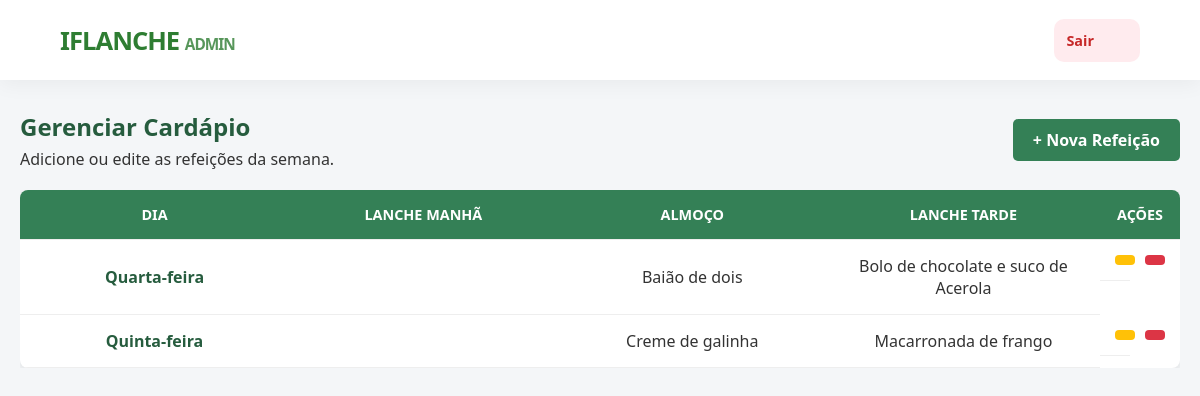
The app's page /admin-painel/ (signed in), older data.
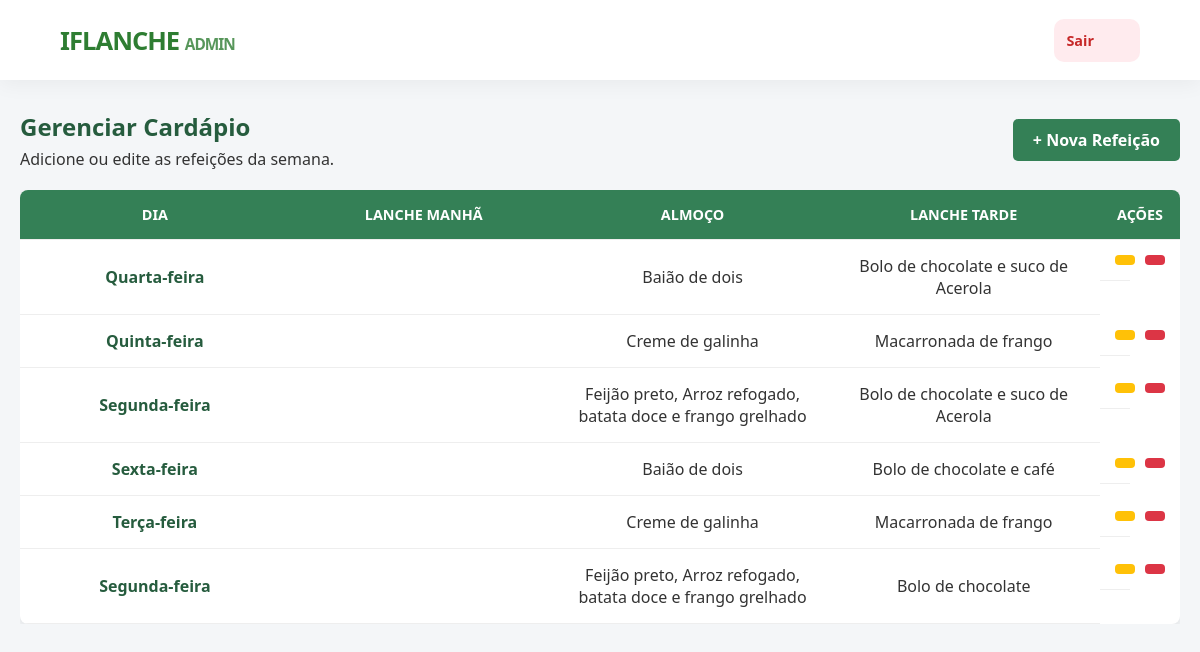
The same page, newer data.
### core/models.py (models this page shows, shortened)
class Cardapio(models.Model):
    DIAS = [
        ('Segunda-feira', 'Segunda-feira'),
        ('Terça-feira', 'Terça-feira'),
        ('Quarta-feira', 'Quarta-feira'),
        ('Quinta-feira', 'Quinta-feira'),
        ('Sexta-feira', 'Sexta-feira'),
    ]
    dia_semana = models.CharField(max_length=20, choices=DIAS, unique=True)
    lanche_manha = models.CharField(max_length=200, blank=True, null=True, verbose_name="Lanche da Manhã")
    almoco = models.CharField(max_length=200, blank=True, null=True, verbose_name="Almoço")
    lanche_tarde = models.CharField(max_length=200, blank=True, null=True, verbose_name="Lanche da Tarde")
    class Meta:
        verbose_name = "Cardápio"
        verbose_name_plural = "Cardápios"
        ordering = ['id']

### core/views.py (the view)
# urls.py: path('admin-painel/', views.admin_dashboard, name='admin_dashboard'),
@login_required(login_url='login')
def admin_dashboard(request):
    itens = Cardapio.objects.all()
    form = CardapioForm()
    return render(request, 'core/admin.html', {'cardapio': itens, 'form': form})

### core/templates/core/admin.html (shortened to what this page needs)
{% load static %}
<!DOCTYPE html>
<html lang="pt-br">
<head>
    <link rel="stylesheet" href="{% static 'css/style.css' %}">
</head>
<body class="page-dashboard admin-mode">
    <header class="main-header admin-header">
        <div class="logo">
            <a href="{% url 'login' %}">IFLANCHE <span style="font-size: 0.6em; opacity: 0.8;">ADMIN</span></a>
        </div>
        <nav class="nav-items">
            <div class="user-badge">
                Olá, <span id="nomeServidor">Servidor</span>
            </div>
            <a href="{% url 'login' %}" class="btn-logout" onclick="localStorage.removeItem('iflanche_cargo')">Sair</a>
        </nav>
    </header>
    <div class="container">
        <div class="dashboard-wrapper">
            <section class="content-area full-width">
                <div class="section-header flex-header">
                    <div>
                        <h1>Gerenciar Cardápio</h1>
                        <p>Adicione ou edite as refeições da semana.</p>
                    </div>
                    <button class="btn-add" onclick="abrirModal()">+ Nova Refeição</button>
                </div>
                <div class="table-responsive">
                    <table class="meal-table admin-table">
                        <thead>
                            <tr>
                                <th>Dia</th>
                                <th>Lanche Manhã</th>
                                <th>Almoço</th>
                                <th>Lanche Tarde</th>
                                <th>Ações</th>
                            </tr>
                        </thead>
                        <tbody>
                            {% for item in cardapio %}
                            <tr>
                                <td class="day">{{ item.dia_semana }}</td>
                                <td>{{ item.cafe_manha }}</td>
                                <td>{{ item.almoco }}</td>
                                <td>{{ item.lanche_tarde }}</td>
                                <td class="actions-cell">
                                    <button class="btn-action edit"
                                            onclick="abrirModal(
                                                '{{ item.id }}',
                                                '{{ item.dia_semana }}',
                                                '{{ item.cafe_manha }}',
                                                '{{ item.almoco }}',
                                                '{{ item.lanche_tarde }}'
                                            )">
                                    </button>
                                    <a href="{% url 'deletar_refeicao' item.id %}"
                                       class="btn-action delete"
                                       onclick="return confirm('Tem certeza que deseja excluir?')"
                                       style="text-decoration: none; display: inline-block;">
                                    </a>
                                </td>
                            </tr>
                            {% empty %}
                            <tr>
                                <td colspan="5" style="text-align:center; padding: 20px;">
                                    Nenhuma refeição cadastrada.
                                </td>
                            </tr>
                            {% endfor %}
                        </tbody>
                    </table>
                </div>
            </section>
        </div>
    </div>
</body>
</html>

### core/static/css/style.css (style rules this page uses)
* { margin: 0; padding: 0; box-sizing: border-box; font-family: 'Segoe UI', Tahoma, Geneva, Verdana, sans-serif; }
:root { --if-green: #348056; --if-dark-green: #265c3e; --if-red: #b30000; --light-gray: #f4f4f4; --text-color: #333; }
body { background-color: var(--light-gray); color: var(--text-color); }
.main-header { background-color: var(--if-green); color: white; padding: 15px 30px; display: flex; justify-content: space-between; align-items: center; box-shadow: 0 2px 5px rgba(0,0,0,0.1); }
.main-header .logo { font-weight: bold; font-size: 1.5rem; }
.logo a { text-decoration: none; color: white; cursor: pointer; }
.nav-items { display: flex; align-items: center; gap: 20px; }
.btn-logout { background-color: var(--if-red); color: white; padding: 8px 15px; text-decoration: none; border-radius: 4px; font-size: 0.9rem; }
.container { max-width: 1200px; margin: 30px auto; padding: 0 20px; }
.dashboard-wrapper { width: 100%; }
.section-header { margin-bottom: 20px; }
.section-header h1 { color: var(--if-dark-green); margin-bottom: 5px; }
.table-responsive { overflow-x: auto; margin-top: 10px; }
.meal-table { width: 100%; border-collapse: collapse; background-color: white; box-shadow: 0 2px 10px rgba(0,0,0,0.1); border-radius: 8px; overflow: hidden; min-width: 800px; }
.meal-table th, .meal-table td { padding: 15px; text-align: center; border-bottom: 1px solid #eee; width: 25%; }
.meal-table th { background-color: var(--if-green); color: white; text-transform: uppercase; font-size: 0.9rem; }
.meal-table .day { font-weight: bold; color: var(--if-dark-green); }
.logo a { text-decoration: none; color: white; cursor: pointer; transition: opacity 0.2s; }
.admin-header { background-color: #2c3e50; }
.full-width { width: 100%; }
.flex-header { display: flex; justify-content: space-between; align-items: center; }
.btn-add { background-color: var(--if-green); color: white; border: none; padding: 10px 20px; border-radius: 5px; cursor: pointer; font-weight: bold; font-size: 1rem; transition: 0.3s; }
.user-badge { color: white; margin-right: 15px; font-weight: 500; }
.actions-cell { display: flex; gap: 10px; }
.btn-action { border: none; padding: 5px 10px; border-radius: 4px; cursor: pointer; font-size: 1.1rem; transition: 0.2s; }
.btn-action.edit { background-color: #ffc107; color: #333; }
.btn-action.delete { background-color: #dc3545; color: white; }
body.page-dashboard { background-color: #f4f6f8; display: block; }
.main-header { background-color: #ffffff; padding: 0 2rem; height: 70px; display: flex; justify-content: space-between; align-items: center; box-shadow: 0 2px 10px rgba(0,0,0,0.05); position: sticky; top: 0; z-index: 100; }
.logo a { font-size: 1.5rem; font-weight: 800; color: #2E7D32; text-decoration: none; }
body { font-family: 'Poppins', sans-serif; }
.main-header { background-color: #ffffff; height: 80px; padding: 0 5%; display: flex; justify-content: space-between; align-items: center; box-shadow: 0 4px 20px rgba(0,0,0,0.05); position: sticky; top: 0; z-index: 100; }
.logo a { font-size: 1.6rem; font-weight: 800; color: #2E7D32; text-decoration: none; letter-spacing: -1px; }
.btn-logout { display: block; width: 100%; padding: 12px; border-radius: 10px; text-decoration: none; color: #c62828; background: #ffebee; font-weight: 600; transition: 0.2s; }

Row changes from the older to the newer data that the page shows:
added Cardapio: dia_semana "Segunda-feira", almoco "Feijão preto, Arroz refogado, batata doce e frango grelhado", lanche_tarde "Bolo de chocolate e suco de Acerola"
added Cardapio: dia_semana "Sexta-feira", almoco "Baião de dois", lanche_tarde "Bolo de chocolate e café"
added Cardapio: dia_semana "Terça-feira", almoco "Creme de galinha", lanche_tarde "Macarronada de frango"
added Cardapio: dia_semana "Segunda-feira", almoco "Feijão preto, Arroz refogado, batata doce e frango grelhado", lanche_tarde "Bolo de chocolate"
